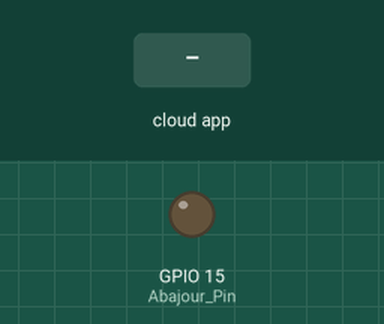
Bench run of a sketch on a simulated ESP8266 (NodeMCU). Parts: output pins drawn as LEDs (lit = HIGH). The inputs (shaded band) are chosen by the test bench. WiFi joins after 1.5 s; servers stay silent unless stated; what the sketch prints to the serial monitor is not drawn.

Above: at 2.7 s.
2.8 s: the phone or cloud app sets 67df070abddfc53e33bd5ab3 to 0
At 3.9 s:
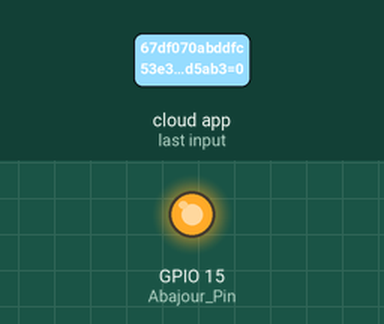
4.3 s: the phone or cloud app sets 67df070abddfc53e33bd5ab3 to 1
At 5.1 s:
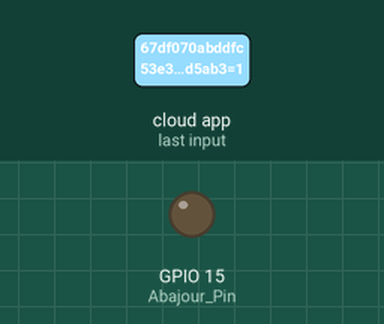
Timing chart, 0 to 7.3 s (numbered marks = the images above; inputs shaded):
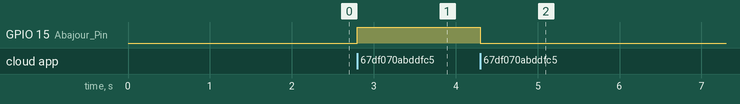

The sketch:

controleViaAssistente.ino
```cpp
#include <ESP8266WiFi.h>
#include "SinricPro.h"
#include "SinricProSwitch.h"

#define WIFI_SSID     "REP"
#define WIFI_PASS     "18032022"
#define APP_KEY       "cc19f812-a3ae-4c7f-bf80-1160d7b2c18a"
#define APP_SECRET    "2ace9b6d-4d81-46a9-98f8-b51f7ed15264-36cc2ed5-5222-4261-8b17-8c4cfcdf65c8"

// ID do dispositivo (copie do portal Sinric Pro)
#define Abajour_ID        "67df070abddfc53e33bd5ab3"

// Pino do dispositivo (GPIO seguro)
#define Abajour_Pin        15  // D1

// Baud rate
#define BAUD_RATE 9600


// Protótipos
void setupWiFi();
void setupSinricPro();
bool AbajourState(const String &deviceId, bool &state);


void setup() {
  Serial.begin(BAUD_RATE); Serial.printf("\r\n\r\n");
  setupWiFi();
  setupSinricPro();

  // Configura o pino como saída
  pinMode(Abajour_Pin, OUTPUT);

}

void loop() {
  SinricPro.handle();
}


// Função para alterar o estado do dispositivo
bool AbajourState(const String &deviceId, bool &state) {
  Serial.printf("Abajour %s\r\n", state ? "ligado" : "desligado");
  //digitalWrite(Abajour_Pin, state);
  if (state) {
    digitalWrite(Abajour_Pin, LOW);  // Ligar o abajur
  } else {
    digitalWrite(Abajour_Pin, HIGH);   // Desligar o abajur
  }
  return true;
}


// Conexão WiFi
void setupWiFi() {
  Serial.printf("\r\n[WiFi] Conectando...");
  WiFi.begin(WIFI_SSID, WIFI_PASS);
  while (WiFi.status() != WL_CONNECTED) {
    Serial.printf(".");
    delay(250);
  }
  Serial.printf("\r\n[WiFi] Conectado! IP: %s\r\n", WiFi.localIP().toString().c_str());
}


// Conexão Sinric Pro
void setupSinricPro() {
  SinricProSwitch &s1 = SinricPro[Abajour_ID];
  s1.onPowerState(AbajourState);

  SinricPro.onConnected([]() {
    Serial.println("[SinricPro] Conectado à nuvem!");
  });

  SinricPro.onDisconnected([]() {
    Serial.println("[SinricPro] Desconectado da nuvem.");
  });

  SinricPro.begin(APP_KEY, APP_SECRET);
}
```

Measured:
- after the input at 2.8 s, GPIO 15 (Abajour_Pin): LOW → HIGH at once
- after the input at 4.3 s, GPIO 15 (Abajour_Pin): HIGH → LOW at once
